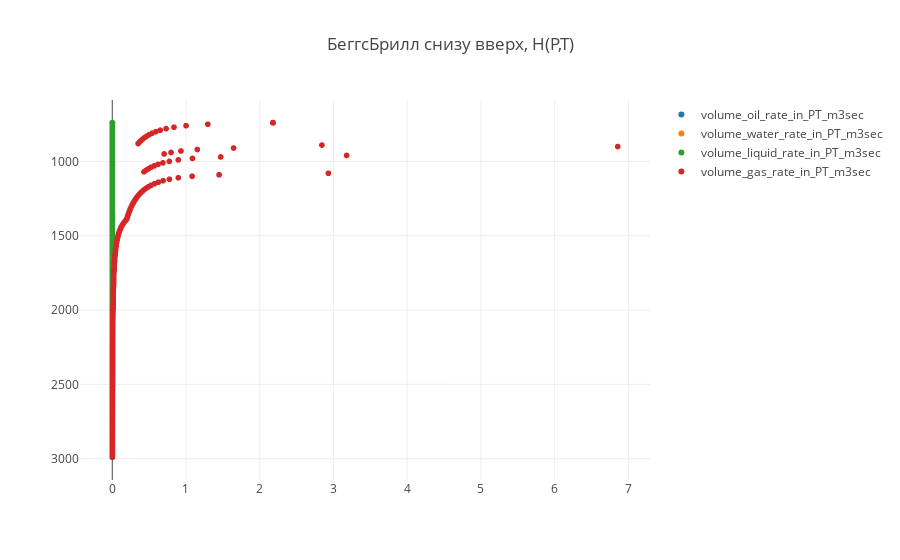

This figure's notebook cell:
### Code cell
trace1 = trace(24)
trace2 = trace(25)
trace3 = trace(26)
trace4 = trace(27)

data = [trace1, trace2, trace3, trace4]

plot()

### Figure 1 — Plotly figure (JSON) as saved in the notebook; plotly's stock layout.template omitted (floating-point values rounded to 4 significant figures; data arrays with more than 128 entries replaced by an {"elided": "..."} marker saying what was removed)
{"data": [{"mode": "markers", "name": "volume_oil_rate_in_PT_m3sec", "type": "scattergl", "uid": "1d015176-1428-4704-950b-ace7f3cc9a03", "x": {"elided": "300 float values"}, "y": {"elided": "300 int values"}}, {"mode": "markers", "name": "volume_water_rate_in_PT_m3sec", "type": "scattergl", "uid": "90a699c6-a025-4144-a890-cc43940809ca", "x": {"elided": "300 int values"}, "y": {"elided": "300 int values"}}, {"mode": "markers", "name": "volume_liquid_rate_in_PT_m3sec", "type": "scattergl", "uid": "b0cf9117-589b-42e4-82bf-b3ba9d4f3a2b", "x": {"elided": "300 float values"}, "y": {"elided": "300 int values"}}, {"mode": "markers", "name": "volume_gas_rate_in_PT_m3sec", "type": "scattergl", "uid": "71198629-75fe-4273-aea6-5aa569d2c846", "x": {"elided": "300 float values"}, "y": {"elided": "300 int values"}}], "layout": {"title": {"text": "БеггсБрилл снизу вверх, H(P,T)"}, "yaxis": {"autorange": "reversed"}}}
